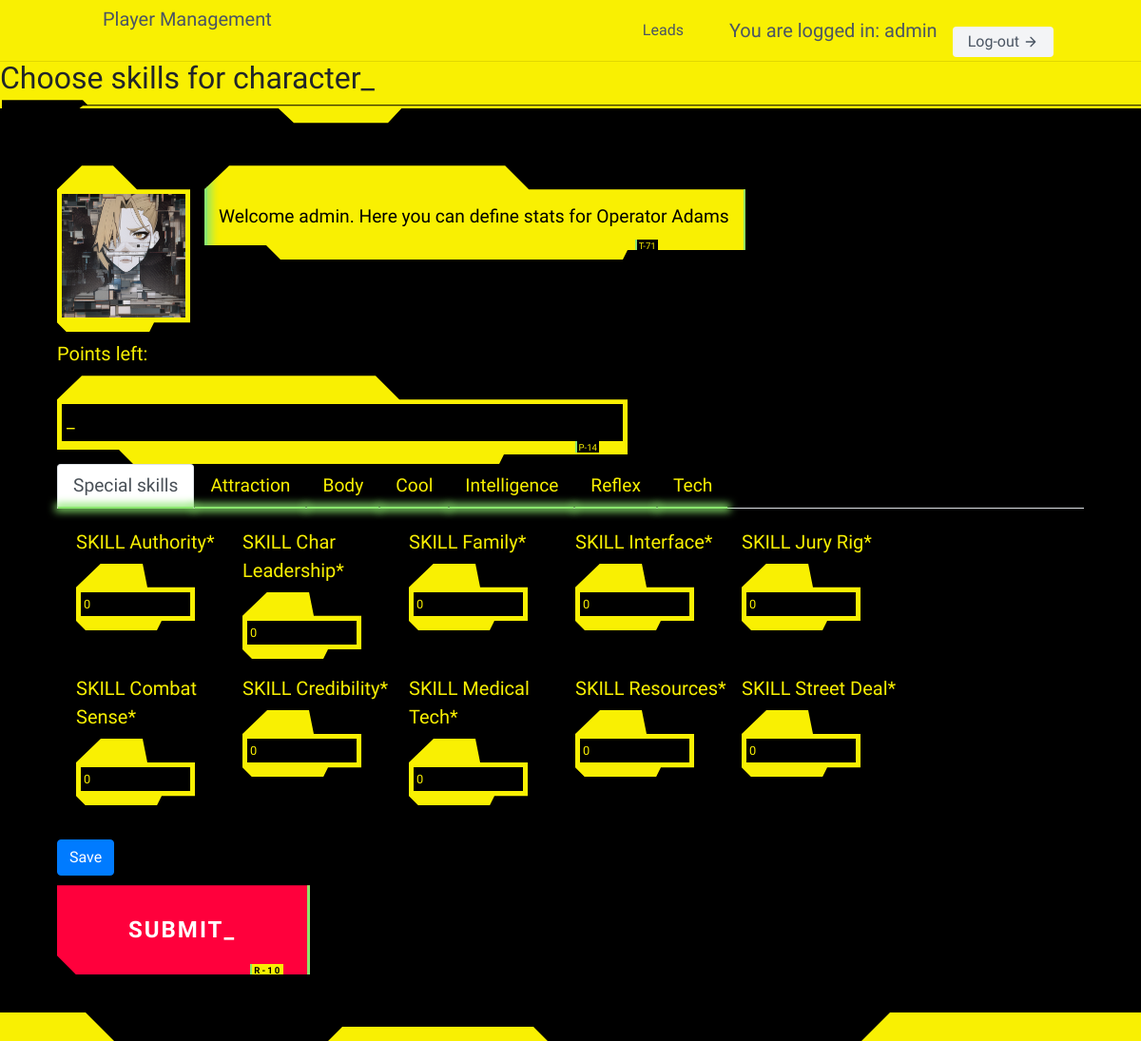
Screenshot of /cp2020/1/skills/ (signed in) with the database file from the repository.
### users/models.py (models this page shows)
class User(AbstractUser):
    pass

### cp2020/models.py (models this page shows, shortened)
class CharacterDetail(models.Model):
    SL = 'SOLO'
    RC = 'ROCKER'
    NR = "NETRUNNER"
    MD = "MEDIA"
    ND = "NOMAD"
    FX = "FIXER"
    CP = "COP"
    CR = "CORP"
    TC = "TECHIE"
    MC = "MEDTECHIE"
    ROLES = [
        (SL, "Solo"),
        (RC, "Rocker"),
        (NR, "Netrunner"),
        (MD, "Media"),
        (ND, "Nomad"),
        (FX, "Fixer"),
        (CP, "Cop"),
        (CR, "Corp"),
        (TC, "Techie"),
        (MC, "Medtechie"),
    ]
    user = models.ForeignKey(User, on_delete=models.CASCADE, blank=True, null=True)
    name = models.CharField(max_length=15)
    role = models.TextField(choices=ROLES, default=SL)
    picture = models.ImageField(upload_to='pictures_storage/',
                                height_field=None,
                                width_field=None,
                                max_length=200,
                                blank=True, null=True)
    stat_INT = models.DecimalField(max_digits=2, decimal_places=0, default=2,
                                    validators=[MinValueValidator(2), MaxValueValidator(10)])
    stat_REF = models.DecimalField(max_digits=2, decimal_places=0, default=2,
                                    validators=[MinValueValidator(2), MaxValueValidator(10)])
    stat_TECH = models.DecimalField(max_digits=2, decimal_places=0, default=2,
                                    validators=[MinValueValidator(2), MaxValueValidator(10)])
    stat_COOL = models.DecimalField(max_digits=2, decimal_places=0, default=2,
                                    validators=[MinValueValidator(2), MaxValueValidator(10)])
    stat_ATTR = models.DecimalField(max_digits=2, decimal_places=0, default=2,
                                    validators=[MinValueValidator(2), MaxValueValidator(10)])
    stat_LUCK = models.DecimalField(max_digits=2, decimal_places=0, default=2,
                                    validators=[MinValueValidator(2), MaxValueValidator(10)])
    stat_MA = models.DecimalField(max_digits=2, decimal_places=0, default=2,
                                    validators=[MinValueValidator(2), MaxValueValidator(10)])
    stat_BODY = models.DecimalField(max_digits=2, decimal_places=0, default=2,
                                    validators=[MinValueValidator(2), MaxValueValidator(10)])
    stat_EMP = models.DecimalField(max_digits=2, decimal_places=0, default=2,
                                    validators=[MinValueValidator(2), MaxValueValidator(10)])
    MA_Run = models.DecimalField(max_digits=3, decimal_places=0,
                                 blank=True, null=True)
    MA_Leap = models.DecimalField(max_digits=3, decimal_places=0,
                                  blank=True, null=True)
    MA_Lift = models.DecimalField(max_digits=3, decimal_places=0,
                                  blank=True, null=True)
    EMP_Humanity = models.DecimalField(max_digits=3, decimal_places=0,
                                       blank=True, null=True)
    BODY_Save_Nr = models.DecimalField(max_digits=3, decimal_places=0,
                                       blank=True, null=True)
    BODY_BTM = models.DecimalField(max_digits=3, decimal_places=0,
                                       blank=True, null=True)
    SKILL_Authority = models.DecimalField(max_digits=2, decimal_places=0, default=0)
    SKILL_Char_Leadership = models.DecimalField(max_digits=2, decimal_places=0, default=0)
    SKILL_Combat_Sense = models.DecimalField(max_digits=2, decimal_places=0, default=0)
    SKILL_Credibility = models.DecimalField(max_digits=2, decimal_places=0, default=0)
    SKILL_Family = models.DecimalField(max_digits=2, decimal_places=0, default=0)
    SKILL_Interface = models.DecimalField(max_digits=2, decimal_places=0, default=0)
    SKILL_Jury_Rig = models.DecimalField(max_digits=2, decimal_places=0, default=0)
    SKILL_Medical_Tech = models.DecimalField(max_digits=2, decimal_places=0, default=0)
    SKILL_Resources = models.DecimalField(max_digits=2, decimal_places=0, default=0)
    SKILL_Street_Deal = models.DecimalField(max_digits=2, decimal_places=0, default=0)
    ATRR_Personal_Grooming = models.DecimalField(max_digits=2, decimal_places=0, default=0)
    ATRR_Wardrobe_Style = models.DecimalField(max_digits=2, decimal_places=0, default=0)
    BODY_Endurance = models.DecimalField(max_digits=2, decimal_places=0, default=0)
    BODY_Strength_Feat = models.DecimalField(max_digits=2, decimal_places=0, default=0)
    BODY_Swimming = models.DecimalField(max_digits=2, decimal_places=0, default=0)
    COOL_Interrogation = models.DecimalField(max_digits=2, decimal_places=0, default=0)
    COOL_Intimidate = models.DecimalField(max_digits=2, decimal_places=0, default=0)
    COOL_Oratory = models.DecimalField(max_digits=2, decimal_places=0, default=0)
    COOL_Resist_Torture = models.DecimalField(max_digits=2, decimal_places=0, default=0)
    COOL_Streetwise = models.DecimalField(max_digits=2, decimal_places=0, default=0)
    EMPATHY_Human_Perception = models.DecimalField(max_digits=2, decimal_places=0, default=0)
    EMPATHY_Interview = models.DecimalField(max_digits=2, decimal_places=0, default=0)
    EMPATHY_Leadership = models.DecimalField(max_digits=2, decimal_places=0, default=0)
    EMPATHY_Seduction = models.DecimalField(max_digits=2, decimal_places=0, default=0)
    EMPATHY_Social = models.DecimalField(max_digits=2, decimal_places=0, default=0)
    EMPATHY_Persuasion = models.DecimalField(max_digits=2, decimal_places=0, default=0)
    EMPATHY_Perform = models.DecimalField(max_digits=2, decimal_places=0, default=0)
    INT_Accounting = models.DecimalField(max_digits=2, decimal_places=0, default=0)
    INT_Anthropology = models.DecimalField(max_digits=2, decimal_places=0, default=0)
    INT_Awareness = models.DecimalField(max_digits=2, decimal_places=0, default=0)
    INT_Biology = models.DecimalField(max_digits=2, decimal_places=0, default=0)
    INT_Botany = models.DecimalField(max_digits=2, decimal_places=0, default=0)
    INT_Chemistry = models.DecimalField(max_digits=2, decimal_places=0, default=0)
    INT_Composition = models.DecimalField(max_digits=2, decimal_places=0, default=0)
    INT_Diagnose_Illness = models.DecimalField(max_digits=2, decimal_places=0, default=0)
    INT_Education = models.DecimalField(max_digits=2, decimal_places=0, default=0)
    INT_Expert = models.DecimalField(max_digits=2, decimal_places=0, default=0)
    INT_Gamble = models.DecimalField(max_digits=2, decimal_places=0, default=0)
    INT_Geology = models.DecimalField(max_digits=2, decimal_places=0, default=0)
    INT_Hide = models.DecimalField(max_digits=2, decimal_places=0, default=0)
    INT_History = models.DecimalField(max_digits=2, decimal_places=0, default=0)
    INT_Language_1 = models.DecimalField(max_digits=2, decimal_places=0, default=0)
    INT_Language_1_Type = models.CharField(max_length=15, default="")
    INT_Language_2 = models.DecimalField(max_digits=2, decimal_places=0, default=0)
    INT_Language_2_Type = models.CharField(max_length=15, default="")
    INT_Language_3 = models.DecimalField(max_digits=2, decimal_places=0, default=0)
    INT_Language_3_Type = models.CharField(max_length=15, default="")
    INT_Library_Search = models.DecimalField(max_digits=2, decimal_places=0, default=0)
    INT_Mathematics = models.DecimalField(max_digits=2, decimal_places=0, default=0)
    INT_Physics = models.DecimalField(max_digits=2, decimal_places=0, default=0)
    INT_Programming = models.DecimalField(max_digits=2, decimal_places=0, default=0)
    INT_Track = models.DecimalField(max_digits=2, decimal_places=0, default=0)
    INT_Stock_Market = models.DecimalField(max_digits=2, decimal_places=0, default=0)
    INT_System_Knowledge = models.DecimalField(max_digits=2, decimal_places=0, default=0)
    INT_Teaching = models.DecimalField(max_digits=2, decimal_places=0, default=0)
    INT_Wilderness_Survival = models.DecimalField(max_digits=2, decimal_places=0, default=0)
    INT_Zoology = models.DecimalField(max_digits=2, decimal_places=0, default=0)
    REF_Archery = models.DecimalField(max_digits=2, decimal_places=0, default=0)
    REF_Athletics = models.DecimalField(max_digits=2, decimal_places=0, default=0)
    REF_Brawling = models.DecimalField(max_digits=2, decimal_places=0, default=0)
    REF_Dance = models.DecimalField(max_digits=2, decimal_places=0, default=0)
    REF_Dodge_Escape = models.DecimalField(max_digits=2, decimal_places=0, default=0)
    REF_Driving = models.DecimalField(max_digits=2, decimal_places=0, default=0)
    REF_Fencing = models.DecimalField(max_digits=2, decimal_places=0, default=0)
    REF_Handgun = models.DecimalField(max_digits=2, decimal_places=0, default=0)
    REF_Heavy_Weapons = models.DecimalField(max_digits=2, decimal_places=0, default=0)
    REF_Martial_Art_1 = models.DecimalField(max_digits=2, decimal_places=0, default=0)
    REF_Martial_Art_1_Type = models.CharField(max_length=15, default="")
    REF_Martial_Art_2 = models.DecimalField(max_digits=2, decimal_places=0, default=0)
    REF_Martial_Art_2_Type = models.CharField(max_length=15, default="")
    REF_Martial_Art_3 = models.DecimalField(max_digits=2, decimal_places=0, default=0)
    REF_Martial_Art_3_Type = models.CharField(max_length=15, default="")
    REF_Melee = models.DecimalField(max_digits=2, decimal_places=0, default=0)
    REF_Motorcycle = models.DecimalField(max_digits=2, decimal_places=0, default=0)
    REF_Operate_Hvy_Machinery = models.DecimalField(max_digits=2, decimal_places=0, default=0)
    REF_Pilot_Gyro = models.DecimalField(max_digits=2, decimal_places=0, default=0)
    REF_Pilot_Fixed_Wing = models.DecimalField(max_digits=2, decimal_places=0, default=0)
    REF_Pilot_Dirigible = models.DecimalField(max_digits=2, decimal_places=0, default=0)
    REF_Pilot_Vect_Thrust = models.DecimalField(max_digits=2, decimal_places=0, default=0)
    REF_Rifle = models.DecimalField(max_digits=2, decimal_places=0, default=0)
    REF_Stealth = models.DecimalField(max_digits=2, decimal_places=0, default=0)
    REF_Submachinegun = models.DecimalField(max_digits=2, decimal_places=0, default=0)
    TECH_Aero_Tech = models.DecimalField(max_digits=2, decimal_places=0, default=0)
    TECH_AV_Tech = models.DecimalField(max_digits=2, decimal_places=0, default=0)
    TECH_Basic_Tech = models.DecimalField(max_digits=2, decimal_places=0, default=0)
    TECH_Cryotank_Operation = models.DecimalField(max_digits=2, decimal_places=0, default=0)
    TECH_Cyberdeck_Design = models.DecimalField(max_digits=2, decimal_places=0, default=0)
    TECH_Cyber_Tech = models.DecimalField(max_digits=2, decimal_places=0, default=0)
    TECH_Demolitions = models.DecimalField(max_digits=2, decimal_places=0, default=0)
    TECH_Disguise = models.DecimalField(max_digits=2, decimal_places=0, default=0)
    TECH_Electronics = models.DecimalField(max_digits=2, decimal_places=0, default=0)
    TECH_Elect_Security = models.DecimalField(max_digits=2, decimal_places=0, default=0)
    TECH_First_Aid = models.DecimalField(max_digits=2, decimal_places=0, default=0)
    TECH_Forgery = models.DecimalField(max_digits=2, decimal_places=0, default=0)
    TECH_Gyro_Tech = models.DecimalField(max_digits=2, decimal_places=0, default=0)
    TECH_Paint_or_Draw = models.DecimalField(max_digits=2, decimal_places=0, default=0)
    TECH_Photo_Film = models.DecimalField(max_digits=2, decimal_places=0, default=0)
    TECH_Pharmacuticals = models.DecimalField(max_digits=2, decimal_places=0, default=0)
    TECH_Pick_Lock = models.DecimalField(max_digits=2, decimal_places=0, default=0)
    TECH_Play_Instrument = models.DecimalField(max_digits=2, decimal_places=0, default=0)
    TECH_Weaponsmith = models.DecimalField(max_digits=2, decimal_places=0, default=0)

### cp2020/views.py (the view, shortened to what this page needs)
# urls.py: path('<int:pk>/skills/', CharacterSkillsView.as_view(), name="Skills"),
class CharacterSkillsView(LoginRequiredMixin, UpdateView):
    template_name = "CharacterSkills.html"
    queryset = CharacterDetail.objects.all()
    form_class = CharacterSkillForm

### cp2020/templates/CharacterSkills.html (shortened to what this page needs)
{% extends "baseCP.html" %}
{% load crispy_forms_tags %}
{% block content %}
{% load static %}
    <hr>
    <h1 class="cyberpunk">Choose skills for character</h1>
    <section class="cyberpunk black">
      <div style="display:inline-block;">
          <img src="{% static 'AI_Picture.png' %}"  alt="" height="150" width="150" />
      </div>
      <div style="display:inline-block;vertical-align:top;">
        <p id="info-text" class="cyberpunk inverse scannedv">
            Welcome {{ request.user.username }}. Here you can define stats for {{ characterdetail.name }}
        </p>
      </div>
      <div >
        <label for="number">Points left:</label>
        <p id="number" style="max-width: 600px"></p>
         <form id='p-form' method="post" enctype="multipart/form-data">
         {% crispy form %}
         <button type="submit" class="cyberpunk red">SUBMIT_</button>
         </form>
        </div>
    </section>
{% endblock content %}

### cp2020/templates/navbarCP.html (shortened to what this page needs)
<header class="text-gray-600 body-font">
  <div class="container mx-auto flex flex-wrap p-1 flex-col md:flex-row items-center">
    <a class="flex title-font font-medium items-center text-gray-900 mb-4 md:mb-0">
      <span class="ml-3 text-xl">Player Management</span>
    </a>
    <nav class="md:ml-auto flex flex-wrap items-center text-base justify-center">
     <a href="{% url 'landing-page' %}" class="mr-5 hover:text-gray-900">Leads</a>
    </nav>
    {% if request.user.is_authenticated %}
      You are logged in: {{ request.user.username }}
       <a href="{% url 'users:logout' %}" class="ml-3 inline-flex items-center bg-gray-100 border-0 py-1 px-3 focus:outline-none hover:bg-gray-200 rounded text-base mt-4 md:mt-0">Log-out
      <svg fill="none" stroke="currentColor" stroke-linecap="round" stroke-linejoin="round" stroke-width="2" class="w-4 h-4 ml-1" viewBox="0 0 24 24">
        <path d="M5 12h14M12 5l7 7-7 7"></path>
      </svg>
    {% endif %}
    </a>
    </div>
</header>

### rows the page displays
User: user.username "admin"
CharacterDetail: name "Operator Adams", SKILL_Authority "0", SKILL_Char_Leadership "0", SKILL_Family "0", SKILL_Interface "0", SKILL_Jury_Rig "0", SKILL_Combat_Sense "0", SKILL_Credibility "0", SKILL_Medical_Tech "0", SKILL_Resources "0", SKILL_Street_Deal "0"
